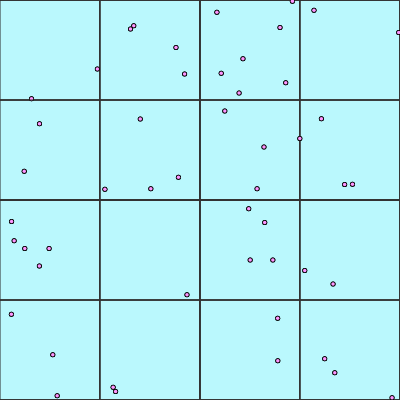
Frame 1 (no input)
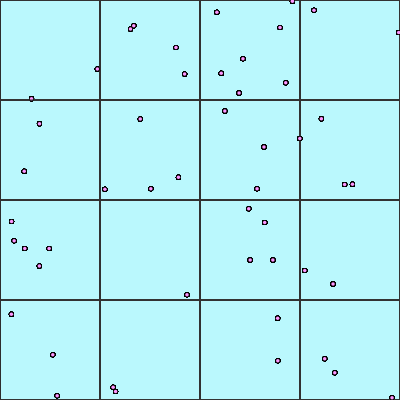
Frame 60 (no input)
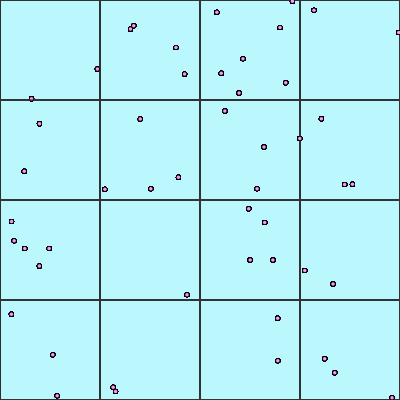
Frame 120 (the mouse pressed at the canvas centre since frame 60)

The p5.js sketch that drew these frames (run headless with seeded random() and noise() and a simulated clock; from frame 60 on, the mouse is pressed at the canvas centre):

// p5.js sketch
// ── sketch.js
var capacity = 4;
var points = 50;

function setup() {
    createCanvas(400, 400);

    let boundary = new Rectangle(200, 200, 200, 200);
    qt = new QuadTree(boundary, capacity);
    console.log(qt);

    for (let i = 0; i < points; i++) {
        let p = new Point(random(width), random(height));
        qt.insert(p);
    }

    background(186,248,253);
    qt.show();

}

function draw() {
    if (mouseIsPressed){
        let n = new Point(mouseX, mouseY);
        qt.insert(n);
    }
    qt.show();
}

// ── quadtree.js
class Point {
    constructor(x, y) {
        this.x = x;
        this.y = y;
    }
}

class Rectangle {
    constructor (x, y, w, h) {
        this.x = x;
        this.y = y;
        this.w = w;
        this.h = h;
    }
    contains(point) {
        let nw = point.x > this.x - this.w;
        let ne = point.x < this.x + this.w;
        let sw = point.y > this.y - this.h;
        let se = point.y < this.y + this.h;
        return (nw && ne && sw && se);
    }
}

class QuadTree {

    constructor(boundary, n) {
        this.boundary = boundary;
        this.capacity = n;
        this.points = [];
        this.divided = false;
    }

    insert(point) {
        // If this section doesn't contains the point.
        if (!this.boundary.contains(point)) {
            return false;
        }
        // If the point is on this section, then...
        // or we add it, or we subdivide the section.
        if (this.points.length < this.capacity) {
            this.points.push(point);
            return true;
        } else {
            if (!this.divided) {
                this.subdivide();
            }
            if (this.northeast.insert(point)) return true;
            else if (this.northwest.insert(point)) return true;
            else if (this.southeast.insert(point)) return true;
            else if (this.southwest.insert(point)) return true;
        }
    }

    subdivide() {
        let x = this.boundary.x;
        let y = this.boundary.y;
        let w = this.boundary.w;
        let h = this.boundary.h;
        let nw = new Rectangle(x - w / 2, y - h / 2, w / 2, h / 2);
        this.northwest = new QuadTree(nw, this.capacity);
        let ne = new Rectangle(x + w / 2, y - h / 2, w / 2, h / 2);
        this.northeast = new QuadTree(ne, this.capacity);
        let sw = new Rectangle(x - w / 2, y + h / 2, w / 2, h / 2);
        this.southwest = new QuadTree(sw, this.capacity);
        let se = new Rectangle(x + w / 2, y + h / 2, w / 2, h / 2);
        this.southeast = new QuadTree(se, this.capacity);
        this.divided = true;
    }

    show() {
        stroke(50);
        strokeWeight(1);
        noFill();
        rectMode(CENTER);
        let x = this.boundary.x;
        let y = this.boundary.y;
        let w = this.boundary.w;
        let h = this.boundary.h;
        rect(x, y, 2*w, 2*h);
        if(this.divided) {
            this.northeast.show();
            this.northwest.show();
            this.southeast.show();
            this.southwest.show();
        }
        for (let p of this.points) {
            stroke(0);
            strokeWeight(5);
            point(p.x, p.y);
            stroke(255, 150, 255);
            strokeWeight(3.5);
            point(p.x, p.y);
        }
    }
}
